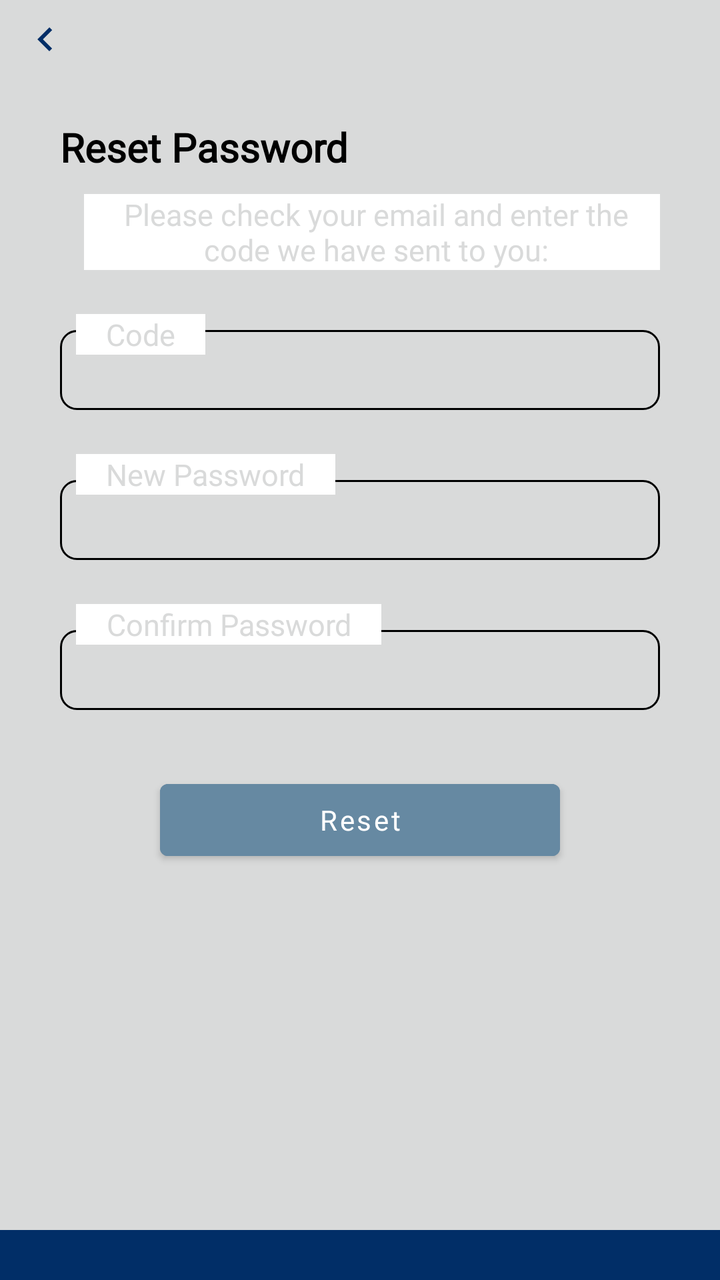
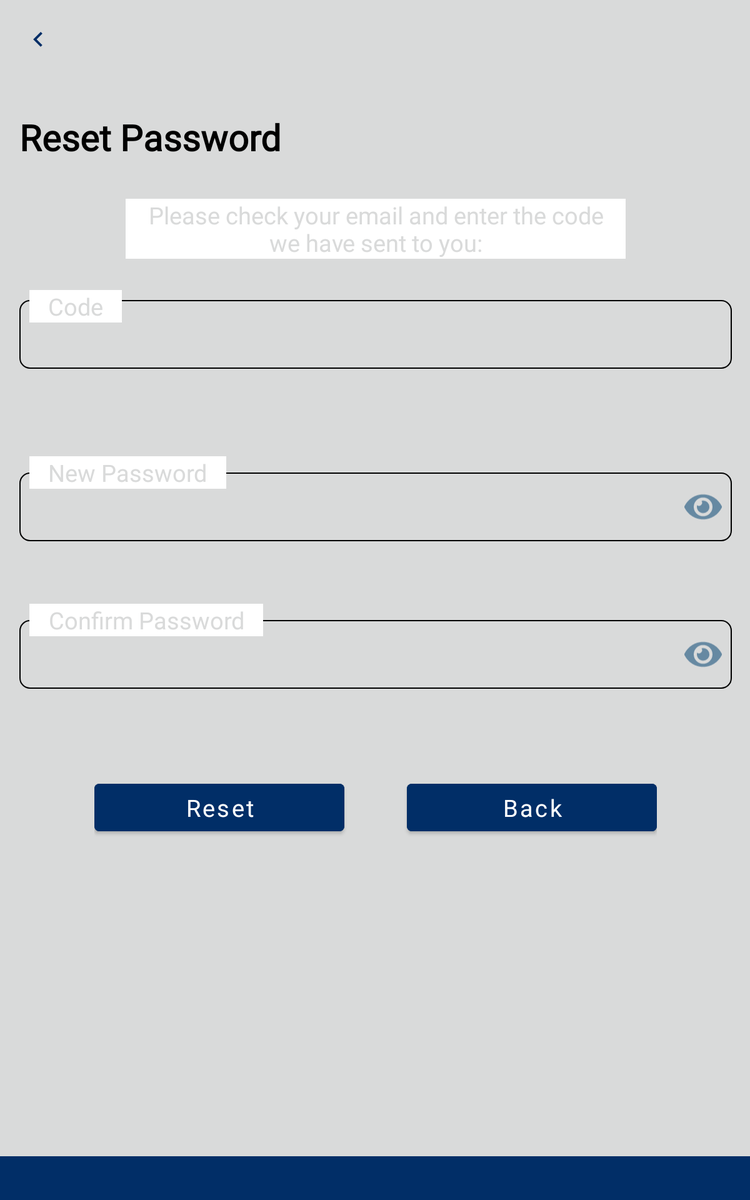

The same Android screen from two of the app's own layout files: first res/layout/ as a phone draws it, then the repository's variant for another configuration, drawn on a device whose configuration selects that folder. Both files follow.
<!-- AndroidManifest.xml: application theme Theme.PointOfSale -->
<!-- res/layout/activity_reset_password.xml -->
<?xml version="1.0" encoding="utf-8"?>
<layout xmlns:android="http://schemas.android.com/apk/res/android"
    xmlns:app="http://schemas.android.com/apk/res-auto"
    xmlns:tools="http://schemas.android.com/tools"
    tools:context=".presentation.resetPassword.ResetPasswordActivity">

    <androidx.constraintlayout.widget.ConstraintLayout
        android:layout_width="match_parent"
        android:layout_height="match_parent"
        android:background="@color/gray">

        <androidx.appcompat.widget.Toolbar
            android:id="@+id/resetPasswordToolbar"
            style="@style/toolbar"
            app:layout_constraintEnd_toEndOf="parent"
            app:layout_constraintStart_toStartOf="parent"
            app:layout_constraintTop_toTopOf="parent"
            app:navigationIcon="@drawable/ic_arrow_back_blue" />


        <LinearLayout
            style="@style/main_layout_forms"
            app:layout_constraintEnd_toEndOf="parent"
            app:layout_constraintStart_toStartOf="parent"
            app:layout_constraintTop_toBottomOf="@+id/resetPasswordToolbar">

            <TextView
                style="@style/header2"
                android:text="@string/title_ressetPass" />

            <TextView
                style="@style/text_small_negative"
                android:layout_marginTop="10dp"
                android:text="@string/msg_ressetPass" />


            <RelativeLayout
                android:layout_width="match_parent"
                android:layout_height="wrap_content"
                android:layout_marginTop="22dp"
                android:orientation="vertical">

                <LinearLayout
                    android:layout_width="match_parent"
                    android:layout_height="wrap_content"
                    android:layout_alignParentStart="true"
                    android:layout_alignParentTop="true"
                    android:layout_marginTop="8dp"
                    android:background="@drawable/groupbox"
                    android:orientation="vertical">

                    <EditText
                        android:id="@+id/etCode"
                        style="@style/text"
                        android:importantForAutofill="no"
                        android:inputType="number"
                        tools:ignore="LabelFor" />
                </LinearLayout>

                <TextView
                    style="@style/text_small_negative"
                    android:layout_marginStart="8dp"
                    android:paddingStart="15dp"
                    android:paddingEnd="15dp"
                    android:text="@string/txtCodeEt" />
            </RelativeLayout>

            <RelativeLayout
                android:layout_width="match_parent"
                android:layout_height="wrap_content"
                android:layout_marginTop="22dp"
                android:orientation="vertical">

                <LinearLayout
                    android:layout_width="match_parent"
                    android:layout_height="wrap_content"
                    android:layout_alignParentStart="true"
                    android:layout_alignParentTop="true"
                    android:layout_marginTop="13dp"
                    android:background="@drawable/groupbox"
                    android:orientation="horizontal">

                    <EditText
                        android:id="@+id/etNewPassword"
                        style="@style/text"
                        android:importantForAutofill="no"
                        android:inputType="textPassword"
                        tools:ignore="LabelFor"
                        />

                    <ImageView
                        android:id="@+id/ivShowHideNewPassword"
                        android:layout_width="30dp"
                        android:layout_height="match_parent"
                        android:layout_margin="8dp"
                        android:src="@drawable/ic_eye"
                        tools:ignore="ContentDescription" />

                </LinearLayout>

                <TextView
                    style="@style/text_small_negative"
                    android:layout_marginStart="8dp"
                    android:paddingStart="15dp"
                    android:paddingEnd="15dp"
                    android:text="@string/txtNewPassEt" />
            </RelativeLayout>

            <RelativeLayout
                android:layout_width="match_parent"
                android:layout_height="wrap_content"
                android:layout_marginTop="22dp"
                android:layout_marginBottom="31dp"
                android:orientation="vertical">

                <LinearLayout
                    android:layout_width="match_parent"
                    android:layout_height="wrap_content"
                    android:layout_alignParentStart="true"
                    android:layout_alignParentTop="true"
                    android:layout_marginTop="13dp"
                    android:background="@drawable/groupbox"
                    android:orientation="horizontal">

                    <EditText
                        android:id="@+id/etConfirmNewPassword"
                        style="@style/text"
                        android:importantForAutofill="no"
                        android:inputType="textPassword"
                        tools:ignore="LabelFor" />

                    <ImageView
                        android:id="@+id/ivShowHideConfirmNewPassword"
                        android:layout_width="30dp"
                        android:layout_height="match_parent"
                        android:layout_margin="8dp"
                        android:src="@drawable/ic_eye"
                        tools:ignore="ContentDescription" />
                </LinearLayout>

                <TextView
                    style="@style/text_small_negative"
                    android:layout_marginStart="8dp"
                    android:paddingStart="15dp"
                    android:paddingEnd="15dp"
                    android:text="@string/txtConfirmPassEt" />
            </RelativeLayout>

            <LinearLayout
                android:layout_width="match_parent"
                android:layout_height="wrap_content"
                android:orientation="vertical">

                <Button
                    android:id="@+id/btnResetPassword"
                    style="@style/button_blue"
                    android:layout_gravity="center"
                    android:text="@string/txt_buttonResetPass" />
            </LinearLayout>

        </LinearLayout>

        <TextView
            android:layout_width="match_parent"
            android:layout_height="25dp"
            android:background="@drawable/red_rectangle_bottom"
            app:layout_constraintBottom_toBottomOf="parent"
            app:layout_constraintEnd_toEndOf="parent"
            app:layout_constraintStart_toStartOf="parent" />

    </androidx.constraintlayout.widget.ConstraintLayout>
</layout>
<!-- resources referenced by this layout -->
<resources>
  <color name="gray">#D9DADA</color>
  <!-- drawable ic_arrow_back_blue (drawable) -->
  <vector android:autoMirrored="true" android:height="25dp"
      android:tint="@color/darkBlue" android:viewportHeight="25"
      android:viewportWidth="35" android:width="35dp" xmlns:android="http://schemas.android.com/apk/res/android">
      <path android:fillColor="@android:color/white" android:pathData="M15.41,16.59L10.83,12l4.58,-4.59L14,6l-6,6 6,6 1.41,-1.41z"/>
  </vector>
  <!-- drawable red_rectangle_bottom (drawable) -->
  <?xml version="1.0" encoding="utf-8"?>
      <shape xmlns:android="http://schemas.android.com/apk/res/android"
          android:shape="rectangle"
          android:padding="10dp">
      <solid android:color="@color/darkBlue" />
  
      </shape>
  <string name="msg_ressetPass">Please check your email and enter the code we have sent to you:</string>
  <string name="title_ressetPass">Reset Password</string>
  <string name="txtCodeEt">Code</string>
  <string name="txtConfirmPassEt">Confirm Password</string>
  <string name="txtNewPassEt">New Password</string>
  <string name="txt_buttonResetPass">Reset</string>
  <style name="button_blue">
          <item name="android:backgroundTint">@color/blueGray</item>
          <item name="android:textColor">@color/white</item>
          <item name="fontFamily">@font/open_sans</item>
          <item name="android:textAllCaps">false</item>
          <item name="android:layout_width">200dp</item>
          <item name="android:layout_height">wrap_content</item>
          <item name="android:elevation">5dp</item>
      </style>
  <style name="header2">
          <item name="android:layout_width">match_parent</item>
          <item name="android:layout_height">wrap_content</item>
          <item name="android:fontFamily">@font/open_sans</item>
          <item name="android:textColor">@color/black</item>
          <item name="android:textSize">20sp</item>
          <item name="android:textStyle">bold</item>
      </style>
  <style name="text">
          <item name="android:layout_width">match_parent</item>
          <item name="android:layout_height">40dp</item>
          <item name="android:background">@android:color/transparent</item>
          <item name="android:textAlignment">center</item>
          <item name="android:textSize">18sp</item>
          <item name="fontFamily">@font/open_sans</item>
          <item name="android:textColor">@color/black</item>
      </style>
  <style name="text_small_negative" parent="text_small">
          <item name="android:layout_width">wrap_content</item>
          <item name="android:layout_marginStart">8dp</item>
          <item name="android:background">@color/white</item>
          <item name="android:paddingStart">10dp</item>
          <item name="android:paddingEnd">10dp</item>
          <item name="android:textColor">@color/gray</item>
      </style>
  <style name="toolbar">
          <item name="android:layout_height">40dp</item>
          <item name="android:layout_width">match_parent</item>
          <item name="android:elevation">4dp</item>
      </style>
  <color name="black">#FF000000</color>
  <color name="darkBlue">#012E67</color>
  <color name="blueGray">#6689A2</color>
  <color name="white">#FFFFFFFF</color>
  <style name="text_small">
          <item name="android:layout_height">wrap_content</item>
          <item name="android:layout_width">match_parent</item>
          <item name="android:fontFamily">@font/open_sans</item>
          <item name="android:textSize">15sp</item>
          <item name="android:textAlignment">center</item>
          <item name="android:layout_gravity">center</item>
          <item name="android:textColor">@color/black</item>
      </style>
  <color name="purple_500">#FF6200EE</color>
  <color name="purple_700">#FF3700B3</color>
  <color name="teal_200">#FF03DAC5</color>
  <color name="teal_700">#FF018786</color>
  <style name="DrawerArrowStyle" parent="@style/Widget.AppCompat.DrawerArrowToggle">
          <item name="spinBars">true</item>
          <item name="color">@color/darkBlue</item>
      </style>
</resources>
<!-- res/layout-sw600dp/activity_reset_password.xml (the repository's variant of the layout above) -->
<!-- drawn on a 7-inch tablet held upright -->
<?xml version="1.0" encoding="utf-8"?>
<layout xmlns:android="http://schemas.android.com/apk/res/android"
    xmlns:app="http://schemas.android.com/apk/res-auto"
    xmlns:tools="http://schemas.android.com/tools"
    tools:context=".presentation.resetPassword.ResetPasswordActivity">

    <androidx.constraintlayout.widget.ConstraintLayout
        android:layout_width="match_parent"
        android:layout_height="match_parent"
        android:background="@color/gray">

        <androidx.appcompat.widget.Toolbar
            android:id="@+id/resetPasswordToolbar"
            style="@style/toolbar"
            android:layout_height="70dp"
            app:layout_constraintEnd_toEndOf="parent"
            app:layout_constraintStart_toStartOf="parent"
            app:layout_constraintTop_toTopOf="parent"
            app:navigationIcon="@drawable/ic_arrow_back_blue" />


        <LinearLayout
            android:layout_width="670dp"
            style="@style/main_layout_forms"
            android:layout_marginStart="50dp"
            android:layout_marginEnd="50dp"
            android:paddingStart="50dp"
            android:paddingEnd="50dp"
            android:paddingTop="20dp"
            app:layout_constraintEnd_toEndOf="parent"
            app:layout_constraintStart_toStartOf="parent"
            app:layout_constraintTop_toBottomOf="@+id/resetPasswordToolbar">

            <TextView
                style="@style/header2"
                android:text="@string/title_ressetPass"
                android:textSize="29sp" />


            <TextView
                style="@style/text_small_negative"
                android:layout_marginStart="0dp"
                android:layout_width="400dp"
                android:layout_marginTop="30dp"
                android:text="@string/msg_ressetPass"
                android:textSize="19sp" />

            <RelativeLayout
                android:layout_width="wrap_content"
                android:layout_height="wrap_content"
                android:layout_marginTop="25dp"
                android:orientation="vertical">

                <LinearLayout
                    android:layout_width="match_parent"
                    android:layout_height="wrap_content"
                    android:layout_alignParentStart="true"
                    android:layout_alignParentTop="true"
                    android:layout_marginTop="8dp"
                    android:background="@drawable/groupbox"
                    android:orientation="vertical">

                    <EditText
                        android:id="@+id/etCode"
                        style="@style/text"
                        android:layout_height="55dp"
                        android:importantForAutofill="no"
                        android:inputType="number"
                        android:textSize="19sp"
                        tools:ignore="LabelFor" />
                </LinearLayout>

                <TextView
                    style="@style/text_small_negative"
                    android:layout_marginStart="8dp"
                    android:paddingStart="15dp"
                    android:paddingEnd="15dp"
                    android:text="@string/txtCodeEt"
                    android:textSize="19sp" />
            </RelativeLayout>

            <RelativeLayout
                android:layout_width="wrap_content"
                android:layout_height="wrap_content"
                android:layout_marginTop="70dp"
                android:orientation="vertical">

                <LinearLayout
                    android:layout_width="match_parent"
                    android:layout_height="wrap_content"
                    android:layout_alignParentStart="true"
                    android:layout_alignParentTop="true"
                    android:layout_marginTop="13dp"
                    android:background="@drawable/groupbox"
                    android:orientation="horizontal">

                    <EditText
                        android:id="@+id/etNewPassword"
                        style="@style/text"
                        android:layout_width="0dp"
                        android:layout_height="55dp"
                        android:layout_marginStart="46dp"
                        android:layout_weight="1"
                        android:importantForAutofill="no"
                        android:inputType="textPassword"
                        android:textSize="19sp"
                        tools:ignore="LabelFor" />

                    <ImageView
                        android:id="@+id/ivShowHideNewPassword"
                        android:layout_width="30dp"
                        android:layout_height="match_parent"
                        android:layout_margin="8dp"
                        android:src="@drawable/ic_eye"
                        tools:ignore="ContentDescription" />

                </LinearLayout>

                <TextView
                    style="@style/text_small_negative"
                    android:layout_marginStart="8dp"
                    android:paddingStart="15dp"
                    android:paddingEnd="15dp"
                    android:text="@string/txtNewPassEt"
                    android:textSize="19sp"  />
            </RelativeLayout>

            <RelativeLayout
                android:layout_width="wrap_content"
                android:layout_height="wrap_content"
                android:layout_marginTop="50dp"
                android:orientation="vertical">

                <LinearLayout
                    android:layout_width="match_parent"
                    android:layout_height="wrap_content"
                    android:layout_alignParentStart="true"
                    android:layout_alignParentTop="true"
                    android:layout_marginTop="13dp"
                    android:background="@drawable/groupbox"
                    android:orientation="horizontal">

                    <EditText
                        android:id="@+id/etConfirmNewPassword"
                        style="@style/text"
                        android:layout_width="0dp"
                        android:layout_height="55dp"
                        android:layout_marginStart="46dp"
                        android:layout_weight="1"
                        android:importantForAutofill="no"
                        android:inputType="textPassword"
                        android:textSize="19sp"
                        tools:ignore="LabelFor" />

                    <ImageView
                        android:id="@+id/ivShowHideConfirmNewPassword"
                        android:layout_width="30dp"
                        android:layout_height="match_parent"
                        android:layout_margin="8dp"
                        android:src="@drawable/ic_eye"
                        tools:ignore="ContentDescription" />
                </LinearLayout>

                <TextView
                    style="@style/text_small_negative"
                    android:layout_marginStart="8dp"
                    android:paddingStart="15dp"
                    android:paddingEnd="15dp"
                    android:text="@string/txtConfirmPassEt"
                    android:textSize="19sp"  />
            </RelativeLayout>

            <androidx.constraintlayout.widget.ConstraintLayout
                android:layout_gravity="center"
                android:layout_marginTop="70dp"
                android:layout_marginBottom="50dp"
                android:layout_width="wrap_content"
                android:layout_height="wrap_content">

                <Button
                    android:id="@+id/btnResetPassword"
                    style="@style/button_dark_blue"
                    android:layout_height="50dp"
                    android:text="@string/txt_buttonResetPass"
                    android:textSize="19sp"
                    app:layout_constraintBottom_toBottomOf="parent"
                    app:layout_constraintStart_toStartOf="parent"
                    app:layout_constraintTop_toTopOf="parent" />

                <Button
                    android:id="@+id/btnCancelResetPassword"
                    style="@style/button_dark_blue"
                    android:layout_height="50dp"
                    android:layout_marginStart="50dp"
                    android:text="@string/btnBackRessetPassword"
                    android:textSize="19sp"
                    app:layout_constraintBottom_toBottomOf="parent"
                    app:layout_constraintEnd_toEndOf="parent"
                    app:layout_constraintStart_toEndOf="@id/btnResetPassword"
                    app:layout_constraintTop_toTopOf="parent" />
            </androidx.constraintlayout.widget.ConstraintLayout>

        </LinearLayout>

        <TextView
            android:layout_width="match_parent"
            android:layout_height="35dp"
            android:background="@drawable/red_rectangle_bottom"
            app:layout_constraintBottom_toBottomOf="parent"
            app:layout_constraintEnd_toEndOf="parent"
            app:layout_constraintStart_toStartOf="parent" />

    </androidx.constraintlayout.widget.ConstraintLayout>
</layout>
<!-- resources referenced by the variant -->
<!-- as a 7-inch tablet held upright resolves them -->
<resources>
  <color name="gray">#D9DADA</color>
  <!-- drawable ic_arrow_back_blue (drawable) -->
  <vector android:autoMirrored="true" android:height="25dp"
      android:tint="@color/darkBlue" android:viewportHeight="25"
      android:viewportWidth="35" android:width="35dp" xmlns:android="http://schemas.android.com/apk/res/android">
      <path android:fillColor="@android:color/white" android:pathData="M15.41,16.59L10.83,12l4.58,-4.59L14,6l-6,6 6,6 1.41,-1.41z"/>
  </vector>
  <!-- drawable red_rectangle_bottom (drawable) -->
  <?xml version="1.0" encoding="utf-8"?>
      <shape xmlns:android="http://schemas.android.com/apk/res/android"
          android:shape="rectangle"
          android:padding="10dp">
      <solid android:color="@color/darkBlue" />
  
      </shape>
  <string name="btnBackRessetPassword">Back</string>
  <string name="msg_ressetPass">Please check your email and enter the code we have sent to you:</string>
  <string name="title_ressetPass">Reset Password</string>
  <string name="txtCodeEt">Code</string>
  <string name="txtConfirmPassEt">Confirm Password</string>
  <string name="txtNewPassEt">New Password</string>
  <string name="txt_buttonResetPass">Reset</string>
  <style name="button_dark_blue" parent="button_blue">
          <item name="android:backgroundTint">@color/darkBlue</item>
      </style>
  <style name="header2">
          <item name="android:layout_width">match_parent</item>
          <item name="android:layout_height">wrap_content</item>
          <item name="android:fontFamily">@font/open_sans</item>
          <item name="android:textColor">@color/black</item>
          <item name="android:textSize">20sp</item>
          <item name="android:textStyle">bold</item>
      </style>
  <style name="text">
          <item name="android:layout_width">match_parent</item>
          <item name="android:layout_height">40dp</item>
          <item name="android:background">@android:color/transparent</item>
          <item name="android:textAlignment">center</item>
          <item name="android:textSize">18sp</item>
          <item name="fontFamily">@font/open_sans</item>
          <item name="android:textColor">@color/black</item>
      </style>
  <style name="text_small_negative" parent="text_small">
          <item name="android:layout_width">wrap_content</item>
          <item name="android:layout_marginStart">8dp</item>
          <item name="android:background">@color/white</item>
          <item name="android:paddingStart">10dp</item>
          <item name="android:paddingEnd">10dp</item>
          <item name="android:textColor">@color/gray</item>
      </style>
  <style name="toolbar">
          <item name="android:layout_height">40dp</item>
          <item name="android:layout_width">match_parent</item>
          <item name="android:elevation">4dp</item>
      </style>
  <color name="black">#FF000000</color>
  <color name="darkBlue">#012E67</color>
  <color name="blueGray">#6689A2</color>
  <style name="button_blue">
          <item name="android:backgroundTint">@color/blueGray</item>
          <item name="android:textColor">@color/white</item>
          <item name="fontFamily">@font/open_sans</item>
          <item name="android:textAllCaps">false</item>
          <item name="android:layout_width">200dp</item>
          <item name="android:layout_height">wrap_content</item>
          <item name="android:elevation">5dp</item>
      </style>
  <color name="white">#FFFFFFFF</color>
  <color name="purple_500">#FF6200EE</color>
  <color name="purple_700">#FF3700B3</color>
  <color name="teal_200">#FF03DAC5</color>
  <color name="teal_700">#FF018786</color>
  <style name="DrawerArrowStyle" parent="@style/Widget.AppCompat.DrawerArrowToggle">
          <item name="spinBars">true</item>
          <item name="color">@color/darkBlue</item>
      </style>
</resources>
